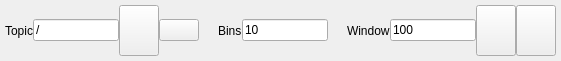
<?xml version="1.0" encoding="UTF-8"?>
<ui version="4.0">
 <class>DataPlotWidget</class>
 <widget class="QWidget" name="DataPlotWidget">
  <property name="geometry">
   <rect>
    <x>0</x>
    <y>0</y>
    <width>561</width>
    <height>61</height>
   </rect>
  </property>
  <property name="acceptDrops">
   <bool>true</bool>
  </property>
  <property name="windowTitle">
   <string>Histogram</string>
  </property>
  <layout class="QVBoxLayout" name="verticalLayout">
   <property name="spacing">
    <number>0</number>
   </property>
   <property name="margin">
    <number>0</number>
   </property>
   <item>
    <layout class="QHBoxLayout" name="dataPlotControls">
     <property name="spacing">
      <number>0</number>
     </property>
     <property name="margin">
      <number>5</number>
     </property>
     <item>
      <widget class="QLabel" name="label">
       <property name="text">
        <string>Topic</string>
       </property>
      </widget>
     </item>
     <item>
      <widget class="QLineEdit" name="topic_edit">
       <property name="text">
        <string>/</string>
       </property>
      </widget>
     </item>
     <item>
      <widget class="QPushButton" name="subscribe_topic_button">
       <property name="sizePolicy">
        <sizepolicy hsizetype="Preferred" vsizetype="Preferred">
         <horstretch>0</horstretch>
         <verstretch>0</verstretch>
        </sizepolicy>
       </property>
       <property name="contextMenuPolicy">
        <enum>Qt::DefaultContextMenu</enum>
       </property>
       <property name="toolTip">
        <string>add topic to plot</string>
       </property>
       <property name="iconSize">
        <size>
         <width>16</width>
         <height>16</height>
        </size>
       </property>
      </widget>
     </item>
     <item>
      <widget class="QPushButton" name="remove_topic_button">
       <property name="iconSize">
        <size>
         <width>16</width>
         <height>16</height>
        </size>
       </property>
      </widget>
     </item>
     <item>
      <spacer name="spacer">
       <property name="orientation">
        <enum>Qt::Horizontal</enum>
       </property>
       <property name="sizeHint" stdset="0">
        <size>
         <width>40</width>
         <height>20</height>
        </size>
       </property>
      </spacer>
     </item>
     <item>
      <widget class="QLabel" name="label">
       <property name="text">
        <string>Bins</string>
       </property>
      </widget>
     </item>
     <item>
       <widget class="QLineEdit" name="bins">
         <property name="text">
           <string>10</string>
         </property>
       </widget>
     </item>
     <item>
      <spacer name="spacer">
       <property name="orientation">
        <enum>Qt::Horizontal</enum>
       </property>
       <property name="sizeHint" stdset="0">
        <size>
         <width>40</width>
         <height>20</height>
        </size>
       </property>
      </spacer>
     </item>
     <item>
      <widget class="QLabel" name="label">
       <property name="text">
        <string>Window</string>
       </property>
      </widget>
     </item>
     <item>
       <widget class="QLineEdit" name="window">
         <property name="text">
           <string>100</string>
         </property>
       </widget>
     </item>
     <item>
      <widget class="QPushButton" name="pause_button">
       <property name="sizePolicy">
        <sizepolicy hsizetype="Preferred" vsizetype="Preferred">
         <horstretch>0</horstretch>
         <verstretch>0</verstretch>
        </sizepolicy>
       </property>
       <property name="toolTip">
        <string>pause plot</string>
       </property>
       <property name="iconSize">
        <size>
         <width>16</width>
         <height>16</height>
        </size>
       </property>
       <property name="checkable">
        <bool>true</bool>
       </property>
      </widget>
     </item>
     <item>
      <widget class="QPushButton" name="clear_button">
       <property name="sizePolicy">
        <sizepolicy hsizetype="Preferred" vsizetype="Preferred">
         <horstretch>0</horstretch>
         <verstretch>0</verstretch>
        </sizepolicy>
       </property>
       <property name="toolTip">
        <string>clear plot</string>
       </property>
       <property name="iconSize">
        <size>
         <width>16</width>
         <height>16</height>
        </size>
       </property>
      </widget>
     </item>
    </layout>
   </item>
   <item>
    <layout class="QHBoxLayout" name="data_plot_layout">
     <property name="spacing">
      <number>0</number>
     </property>
    </layout>
   </item>
  </layout>
 </widget>
 <resources/>
 <connections/>
</ui>
